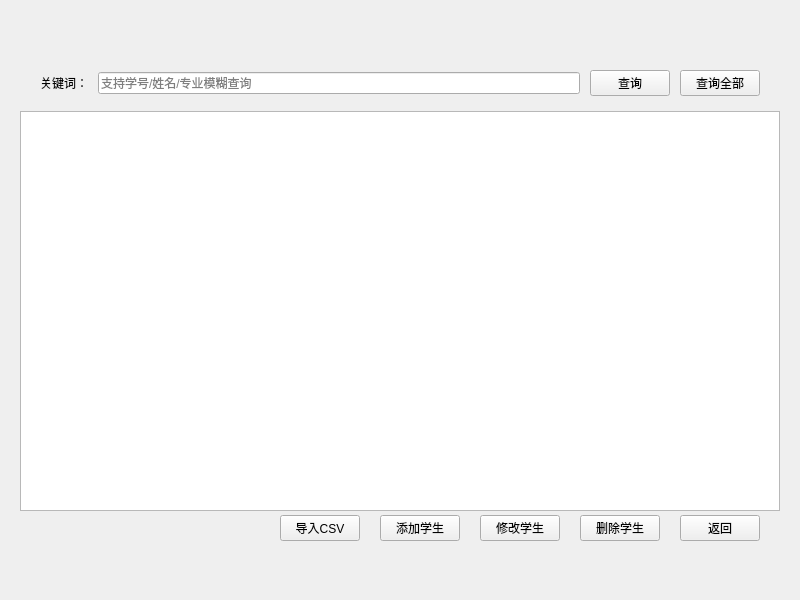
<?xml version="1.0" encoding="UTF-8"?>
<ui version="4.0">
 <class>StudentManage</class>
 <widget class="QWidget" name="StudentManage">
  <property name="geometry">
   <rect>
    <x>0</x>
    <y>0</y>
    <width>800</width>
    <height>600</height>
   </rect>
  </property>
  <property name="minimumSize">
   <size>
    <width>800</width>
    <height>600</height>
   </size>
  </property>
  <property name="windowTitle">
   <string>学生管理</string>
  </property>
  <widget class="QWidget" name="">
   <property name="geometry">
    <rect>
     <x>10</x>
     <y>40</y>
     <width>780</width>
     <height>531</height>
    </rect>
   </property>
   <layout class="QVBoxLayout" name="verticalLayout">
    <property name="spacing">
     <number>15</number>
    </property>
    <property name="leftMargin">
     <number>10</number>
    </property>
    <property name="topMargin">
     <number>10</number>
    </property>
    <property name="rightMargin">
     <number>10</number>
    </property>
    <property name="bottomMargin">
     <number>10</number>
    </property>
    <item>
     <layout class="QHBoxLayout" name="horizontalLayout">
      <property name="spacing">
       <number>10</number>
      </property>
      <property name="leftMargin">
       <number>20</number>
      </property>
      <property name="topMargin">
       <number>20</number>
      </property>
      <property name="rightMargin">
       <number>20</number>
      </property>
      <property name="bottomMargin">
       <number>0</number>
      </property>
      <item>
       <widget class="QLabel" name="labelIed">
        <property name="sizePolicy">
         <sizepolicy hsizetype="Preferred" vsizetype="Fixed">
          <horstretch>0</horstretch>
          <verstretch>0</verstretch>
         </sizepolicy>
        </property>
        <property name="text">
         <string>关键词：</string>
        </property>
       </widget>
      </item>
      <item>
       <widget class="QLineEdit" name="lineEditId">
        <property name="placeholderText">
         <string>支持学号/姓名/专业模糊查询</string>
        </property>
       </widget>
      </item>
      <item>
       <widget class="QPushButton" name="btnQuery">
        <property name="sizePolicy">
         <sizepolicy hsizetype="Fixed" vsizetype="Fixed">
          <horstretch>0</horstretch>
          <verstretch>0</verstretch>
         </sizepolicy>
        </property>
        <property name="text">
         <string>查询</string>
        </property>
       </widget>
      </item>
      <item>
       <widget class="QPushButton" name="btnShowAll">
        <property name="sizePolicy">
         <sizepolicy hsizetype="Fixed" vsizetype="Fixed">
          <horstretch>0</horstretch>
          <verstretch>0</verstretch>
         </sizepolicy>
        </property>
        <property name="text">
         <string>查询全部</string>
        </property>
       </widget>
      </item>
     </layout>
    </item>
    <item>
     <widget class="QTableView" name="tableView">
      <property name="minimumSize">
       <size>
        <width>760</width>
        <height>400</height>
       </size>
      </property>
      <property name="alternatingRowColors">
       <bool>true</bool>
      </property>
      <property name="selectionMode">
       <enum>QAbstractItemView::SelectionMode::SingleSelection</enum>
      </property>
      <property name="selectionBehavior">
       <enum>QAbstractItemView::SelectionBehavior::SelectRows</enum>
      </property>
     </widget>
    </item>
    <item>
     <layout class="QHBoxLayout" name="horizontalLayout_2">
      <property name="spacing">
       <number>20</number>
      </property>
      <property name="rightMargin">
       <number>20</number>
      </property>
      <property name="bottomMargin">
       <number>20</number>
      </property>
      <item>
       <spacer name="horizontalSpacer">
        <property name="orientation">
         <enum>Qt::Orientation::Horizontal</enum>
        </property>
        <property name="sizeHint" stdset="0">
         <size>
          <width>40</width>
          <height>20</height>
         </size>
        </property>
       </spacer>
      </item>
      <item>
       <widget class="QPushButton" name="btnImport">
        <property name="text">
         <string>导入CSV</string>
        </property>
       </widget>
      </item>
      <item>
       <widget class="QPushButton" name="btnAdd">
        <property name="sizePolicy">
         <sizepolicy hsizetype="Fixed" vsizetype="Fixed">
          <horstretch>0</horstretch>
          <verstretch>0</verstretch>
         </sizepolicy>
        </property>
        <property name="text">
         <string>添加学生</string>
        </property>
       </widget>
      </item>
      <item>
       <widget class="QPushButton" name="btnEdit">
        <property name="text">
         <string>修改学生</string>
        </property>
       </widget>
      </item>
      <item>
       <widget class="QPushButton" name="btnDelete">
        <property name="sizePolicy">
         <sizepolicy hsizetype="Fixed" vsizetype="Fixed">
          <horstretch>0</horstretch>
          <verstretch>0</verstretch>
         </sizepolicy>
        </property>
        <property name="text">
         <string>删除学生</string>
        </property>
       </widget>
      </item>
      <item>
       <widget class="QPushButton" name="btnBack">
        <property name="sizePolicy">
         <sizepolicy hsizetype="Fixed" vsizetype="Fixed">
          <horstretch>0</horstretch>
          <verstretch>0</verstretch>
         </sizepolicy>
        </property>
        <property name="text">
         <string>返回</string>
        </property>
       </widget>
      </item>
     </layout>
    </item>
   </layout>
  </widget>
 </widget>
 <resources/>
 <connections/>
</ui>
